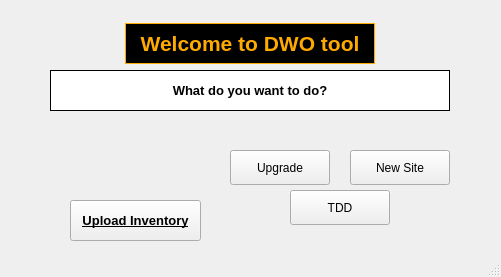
<?xml version="1.0" encoding="UTF-8"?>
<ui version="4.0">
 <class>welcomeWindow</class>
 <widget class="QMainWindow" name="welcomeWindow">
  <property name="geometry">
   <rect>
    <x>0</x>
    <y>0</y>
    <width>501</width>
    <height>277</height>
   </rect>
  </property>
  <property name="windowTitle">
   <string>DWO tool</string>
  </property>
  <property name="toolButtonStyle">
   <enum>Qt::ToolButtonIconOnly</enum>
  </property>
  <property name="tabShape">
   <enum>QTabWidget::Triangular</enum>
  </property>
  <widget class="QWidget" name="centralwidget">
   <widget class="QLabel" name="label">
    <property name="geometry">
     <rect>
      <x>125</x>
      <y>23</y>
      <width>250</width>
      <height>41</height>
     </rect>
    </property>
    <property name="font">
     <font>
      <pointsize>16</pointsize>
      <weight>75</weight>
      <bold>true</bold>
     </font>
    </property>
    <property name="styleSheet">
     <string notr="true">color: rgb(255, 170, 0);
background-color: rgb(0, 0, 0);
border-color: rgb(255, 255, 255);</string>
    </property>
    <property name="frameShape">
     <enum>QFrame::Panel</enum>
    </property>
    <property name="frameShadow">
     <enum>QFrame::Plain</enum>
    </property>
    <property name="text">
     <string>Welcome to DWO tool</string>
    </property>
    <property name="alignment">
     <set>Qt::AlignCenter</set>
    </property>
   </widget>
   <widget class="QLabel" name="label_2">
    <property name="geometry">
     <rect>
      <x>50</x>
      <y>70</y>
      <width>400</width>
      <height>41</height>
     </rect>
    </property>
    <property name="font">
     <font>
      <pointsize>10</pointsize>
      <weight>75</weight>
      <bold>true</bold>
     </font>
    </property>
    <property name="styleSheet">
     <string notr="true">color: rgb(0, 0, 0);
border-color: rgb(0, 85, 127);
background-color: rgb(255, 255, 255);</string>
    </property>
    <property name="frameShape">
     <enum>QFrame::Panel</enum>
    </property>
    <property name="text">
     <string>What do you want to do?</string>
    </property>
    <property name="alignment">
     <set>Qt::AlignCenter</set>
    </property>
   </widget>
   <widget class="QPushButton" name="upgradeWinBtn">
    <property name="geometry">
     <rect>
      <x>230</x>
      <y>150</y>
      <width>100</width>
      <height>35</height>
     </rect>
    </property>
    <property name="text">
     <string>Upgrade</string>
    </property>
   </widget>
   <widget class="QPushButton" name="newsiteWinBtn">
    <property name="geometry">
     <rect>
      <x>350</x>
      <y>150</y>
      <width>100</width>
      <height>35</height>
     </rect>
    </property>
    <property name="text">
     <string>New Site</string>
    </property>
   </widget>
   <widget class="QPushButton" name="upload_stock_btn">
    <property name="geometry">
     <rect>
      <x>70</x>
      <y>200</y>
      <width>131</width>
      <height>41</height>
     </rect>
    </property>
    <property name="font">
     <font>
      <family>MS Shell Dlg 2</family>
      <pointsize>10</pointsize>
      <weight>75</weight>
      <italic>false</italic>
      <bold>true</bold>
      <underline>true</underline>
     </font>
    </property>
    <property name="styleSheet">
     <string notr="true"/>
    </property>
    <property name="text">
     <string>Upload Inventory</string>
    </property>
   </widget>
   <widget class="QPushButton" name="tddWinBtn">
    <property name="geometry">
     <rect>
      <x>290</x>
      <y>190</y>
      <width>100</width>
      <height>35</height>
     </rect>
    </property>
    <property name="text">
     <string>TDD</string>
    </property>
   </widget>
   <widget class="QLabel" name="label_3">
    <property name="geometry">
     <rect>
      <x>110</x>
      <y>130</y>
      <width>51</width>
      <height>61</height>
     </rect>
    </property>
    <property name="styleSheet">
     <string notr="true">image: url(:/images/upload_orange.png);</string>
    </property>
    <property name="text">
     <string/>
    </property>
    <property name="scaledContents">
     <bool>true</bool>
    </property>
   </widget>
  </widget>
  <widget class="QStatusBar" name="statusbar"/>
 </widget>
 <resources>
  <include location="resources.qrc"/>
 </resources>
 <connections/>
</ui>
